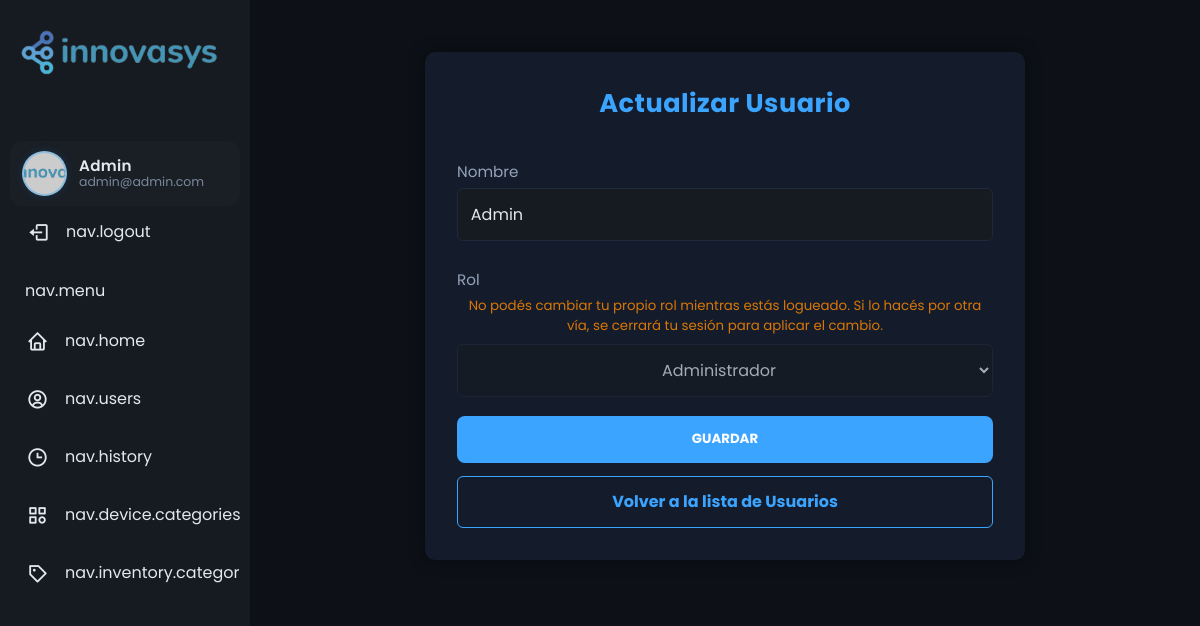
The app's page /index.php?route=Admin/ActualizarUser&id=1&from=Admin/ListarUsers (signed in) with its own data.
### tables this page shows
CREATE TABLE users (
    id INT NOT NULL AUTO_INCREMENT,
    name VARCHAR(50) NOT NULL,
    email VARCHAR(100) NOT NULL UNIQUE,
    password VARCHAR(255) NOT NULL,
    img_perfil VARCHAR(255) DEFAULT NULL,
    telefono VARCHAR(20),
    direccion VARCHAR(100),
    remember_selector VARCHAR(100) DEFAULT NULL,
    remember_token VARCHAR(255) DEFAULT NULL,
    remember_expires_at DATETIME DEFAULT NULL,
     
    reset_code VARCHAR(255) DEFAULT NULL,
    reset_expires_at DATETIME DEFAULT NULL,
    reset_attempts INT DEFAULT 0,
    reset_locked_until DATETIME DEFAULT NULL,
    created_at DATETIME DEFAULT CURRENT_TIMESTAMP,
    role ENUM(
        'Cliente',
        'Tecnico',
        'Supervisor',
        'Administrador'
    ) NOT NULL DEFAULT 'Cliente',
    PRIMARY KEY (id),
    UNIQUE KEY uq_users_remember_selector (remember_selector)
);

### Controllers/AdminController.php (called while the page is built, shortened)
<?php
require_once __DIR__ . '/../Core/Database.php';
require_once __DIR__ . '/../Models/User.php';
require_once __DIR__ . '/../Core/Auth.php';
class AdminController
{
    public function ActualizarUser()
    {
        $db = new Database();
        $db->connectDatabase();
        $userModel = new UserModel($db->getConnection());
        $userId = null;
        if ($_SERVER['REQUEST_METHOD'] === 'POST') {
            $userId = isset($_POST['id']) ? (int)$_POST['id'] : null;
        } else {
            $userId = isset($_GET['id']) ? (int)$_GET['id'] : null;
        }
    $user = $userModel->findById($userId);
        include_once __DIR__ . '/../Views/Admin/ActualizarUser.php';
    }
}

### Core/I18n.php (called while the page is built, shortened)
<?php
class I18n {
    private static $locale = 'es';
    private static $messages = [];
    public static function setLocale(string $loc): void {
        $loc = strtolower(trim($loc));
        self::$locale = $loc;
    }
    public static function getLocale(): string { return self::$locale; }
    private static function loadMessages(string $loc): void {
        $base = __DIR__ . '/../Lang/';
        $file = $base . $loc . '.php';
        $msgs = [];
        if (file_exists($file)) { $msgs = include $file; }
        if (!is_array($msgs)) { $msgs = []; }
        self::$messages = $msgs;
    }
    public static function t(string $key, array $params = []) {
        $val = self::$messages[$key] ?? $key;
        return $val;
    }
}

### Core/Auth.php (called while the page is built, shortened)
<?php
require_once __DIR__ . '/../Models/User.php';
require_once __DIR__ . '/Database.php';
class Auth
{
    public static function user(): ?array
    {
        return $_SESSION['user'];
    }
}

### Models/User.php (called while the page is built, shortened)
<?php
require_once __DIR__ . '../../Core/Database.php';
class UserModel
{
    private $connection;
    public function __construct($dbConnection)
    {
        $this->connection = $dbConnection;
    }
    public function findById($userId)
    {
        $stmt = $this->connection->prepare("SELECT * FROM users WHERE id = ?");
        if ($stmt) {
            $stmt->bind_param("i", $userId);
            $stmt->execute();
            $result = $stmt->get_result();
            return $result->fetch_assoc();
        }
        return null;
    }
}

### Core/Database.php (called while the page is built, shortened)
<?php
class Database
{
    private $connection;
    function connectDatabase()
    {
        $host = 'localhost';
        $user = 'root';
        $password = '';
        $database = 'pandoraDB';
        $this->connection = new mysqli($host, $user, $password, $database);
    }
    public function getConnection()
    {
        return $this->connection;
    }
}

### Core/Storage.php (called while the page is built, shortened)
<?php
class Storage
{
    public static function resolveProfileUrl(?string $storedPath): string
    {
        $storedPath = $storedPath ? trim((string)$storedPath) : '';
        if ($storedPath === '') {
            return self::fallbackProfileUrl();
        }
        return self::publicUrl($storedPath);
    }
    public static function fallbackProfileUrl(): string
    {
        $default = 'img/imgPerfil/default.png';
        $defaultFs = rtrim($_SERVER['DOCUMENT_ROOT'] ?? '', '/\\') . $default;
        $fallback = 'img/Innovasys_V2.png';
        return $fallback;
    }
}

### Views/Admin/ActualizarUser.php (the view, shortened to what this page needs)
<?php include_once __DIR__ . '/../Includes/Sidebar.php'; ?>
<main>
    <div class="content">
        <div class="actualizar-wrapper animated bounceInUp">
            <h3>Actualizar Usuario</h3>
            <?php if (empty($user)): ?>
                <p>Usuario no encontrado.</p>
            <?php else: ?>
            <?php $isSelf = isset($_SESSION['user']['id']) && isset($user['id']) && ((int)$_SESSION['user']['id'] === (int)$user['id']); ?>
            <form method="POST" action="">
                <label>Nombre</label>
                <input type="text" name="name" value="<?= htmlspecialchars(trim($user['name'] ?? '')) ?>" required>
                <label>Rol</label>
                <?php if ($isSelf): ?>
                    <small style="display:block; margin:4px 0 8px; color:#d97706;">No podés cambiar tu propio rol mientras estás logueado. Si lo hacés por otra vía, se cerrará tu sesión para aplicar el cambio.</small>
                <?php endif; ?>
                <select name="role" required <?= $isSelf ? 'disabled' : '' ?>>
                    <option value="Administrador" <?= ($user['role'] ?? '') === 'Administrador' ? 'selected' : '' ?>>Administrador</option>
                </select>
                <button type="submit">Guardar</button>
            </form>
            <a href="index.php?route=Admin/ListarUsers" class="btn-volver">Volver a la lista de Usuarios</a>
            <?php endif; ?>
        </div>
    </div>
</main>

### Views/Includes/Sidebar.php (shortened to what this page needs)
<?php
require_once __DIR__ . '/../../Core/Auth.php';
require_once __DIR__ . '/../../Core/I18n.php';
require_once __DIR__ . '/../../Core/Storage.php';
$authUser = Auth::user();
$locale = I18n::getLocale();
?>
<!DOCTYPE html>
<html lang="<?= htmlspecialchars($locale) ?>">
<head>
  <?php $adminCssPath = rtrim($_SERVER['DOCUMENT_ROOT'],'/\\') . 'css/AdminDash.css'; ?>
  <link rel="stylesheet" href="css/AdminDash.css?v=<?= file_exists($adminCssPath) ? filemtime($adminCssPath) : time(); ?>">
  <link href='https://cdn.boxicons.com/fonts/basic/boxicons.min.css' rel='stylesheet'>
  <link href='https://cdn.jsdelivr.net/npm/boxicons@2.1.4/css/boxicons.min.css' rel='stylesheet'>
</head>
<body>
  <aside class="sidebar">
    <div class=" flex">
      <span class="nav_image">
        <a href="index.php?route=Default/Index" style="cursor: pointer;">
          <img src="img/Innovasys_V2.png" alt="logo">
        </a>
      </span>
    </div>
    <div class="menu_container">
      <ul class="menu_items">
        <?php
          $name = $authUser['name'] ?? '';
          $email = $authUser['email'] ?? '';
          $avatarStored = $authUser['img_perfil'] ?? '';
          $avatar = \Storage::resolveProfileUrl($avatarStored);
        ?>
        <?php if ($authUser): ?>
          <li class="item user-block">
            <a href="index.php?route=Default/Perfil" class="user-link flex">
              <img src="<?= htmlspecialchars($avatar) ?>" alt="Perfil" class="user-avatar"/>
              <div class="user-info">
                <span class="user-name"><?= htmlspecialchars($name) ?></span>
                <small class="user-email"><?= htmlspecialchars($email) ?></small>
              </div>
            </a>
          </li>
        <?php endif; ?>
        <?php if ($authUser): ?>
          <li class="item menu-item-static">
            <a href="index.php?route=Auth/Logout" class="link flex logout-link">
              <i class='bx bx-log-out'></i>
              <span><?= I18n::t('nav.logout') ?></span>
            </a>
          </li>
        <?php endif; ?>
        <div class="menu_title flex">
          <span class="title"><?= I18n::t('nav.menu') ?></span>
        </div>
        <li class="item menu-item-static">
          <a href="index.php?route=Default/Index" class="link flex">
            <i class='bx bx-home'></i>
            <span><?= I18n::t('nav.home') ?></span>
          </a>
        </li>
        <?php if ($authUser): ?>
          <?php $role = strtolower($authUser['role'] ?? ''); ?>
          <?php if ($role === 'administrador'): ?>
            <li class="item menu-item-static">
              <a href="index.php?route=Admin/ListarUsers" class="link flex">
                <i class='bx bx-user-circle'></i>
                <span><?= I18n::t('nav.users') ?></span>
              </a>
            </li>
            <li class="item menu-item-static">
              <a href="index.php?route=Historial/ListarHistorial" class="link flex">
                <i class='bx bx-time'></i>
                <span><?= I18n::t('nav.history') ?></span>
              </a>
            </li>
            <li class="item menu-item-static">
              <a href="index.php?route=Device/ListarCategoria" class="link flex">
                <i class='bx bx-category'></i>
                <span><?= I18n::t('nav.device.categories') ?></span>
              </a>
            </li>
            <li class="item menu-item-static">
              <a href="index.php?route=Inventario/ListarCategorias" class="link flex">
                <i class='bx bx-purchase-tag'></i>
                <span><?= I18n::t('nav.inventory.categories') ?></span>
              </a>
            </li>
          <?php endif; ?>
        <?php endif; ?>
      </ul>
    </div>
  </aside>
</body>
</html>

### records on screen
users: name "Admin", email "admin@admin.com", role "Administrador"

### other values on screen
I18n::t('nav.logout') "nav.logout"
I18n::t('nav.menu') "nav.menu"
I18n::t('nav.home') "nav.home"
I18n::t('nav.users') "nav.users"
I18n::t('nav.history') "nav.history"
I18n::t('nav.device.categories') "nav.device.categories"
